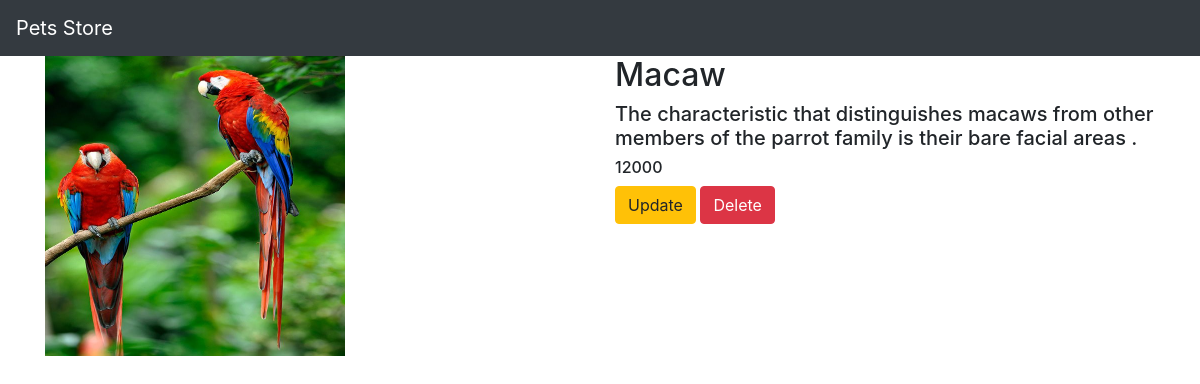
The app's page /pets/8/ with its own data.
### petsapp/models.py (models this page shows)
class Pets(models.Model):
    name=models.CharField(max_length=250)
    desc=models.TextField()
    price=models.IntegerField()
    img=models.ImageField(upload_to='gallery')

### petsapp/views.py (the view)
# urls.py: path('pets/<int:pets_id>/',views.detail,name='detail'),
def detail(request,pets_id):
    pets=Pets.objects.get(id=pets_id)
    return render(request,"detail.html",{'pets':pets})

### templates/detail.html
{%  extends 'base.html' %}
{% block body %}
<div class="container">
    <div class="row">
        <div class="col-md-6">
            <img src="{{pets.img.url}}" width="300" height="300">
        </div>
        <div class="col-md-6">
        <h2>{{pets.name}}</h2>
        <h5>{{pets.desc}}</h5>
        <h6>{{pets.price}}</h6>
            <a class="btn btn-warning" href="{% url 'petsapp:update' pets.id %}">Update</a>
       <a class="btn btn-danger" href="{% url 'petsapp:delete' pets.id %}">Delete</a>
    </div>
    </div>
</div>
{% endblock %}

### static/style.css (style rules this page uses)
body { background_color:cadetblue; }

### records on screen
Pets: img (picture), name "Macaw", desc "The characteristic that distinguishes macaws from other members of the parrot family is their bare facial areas .", price "12000"
